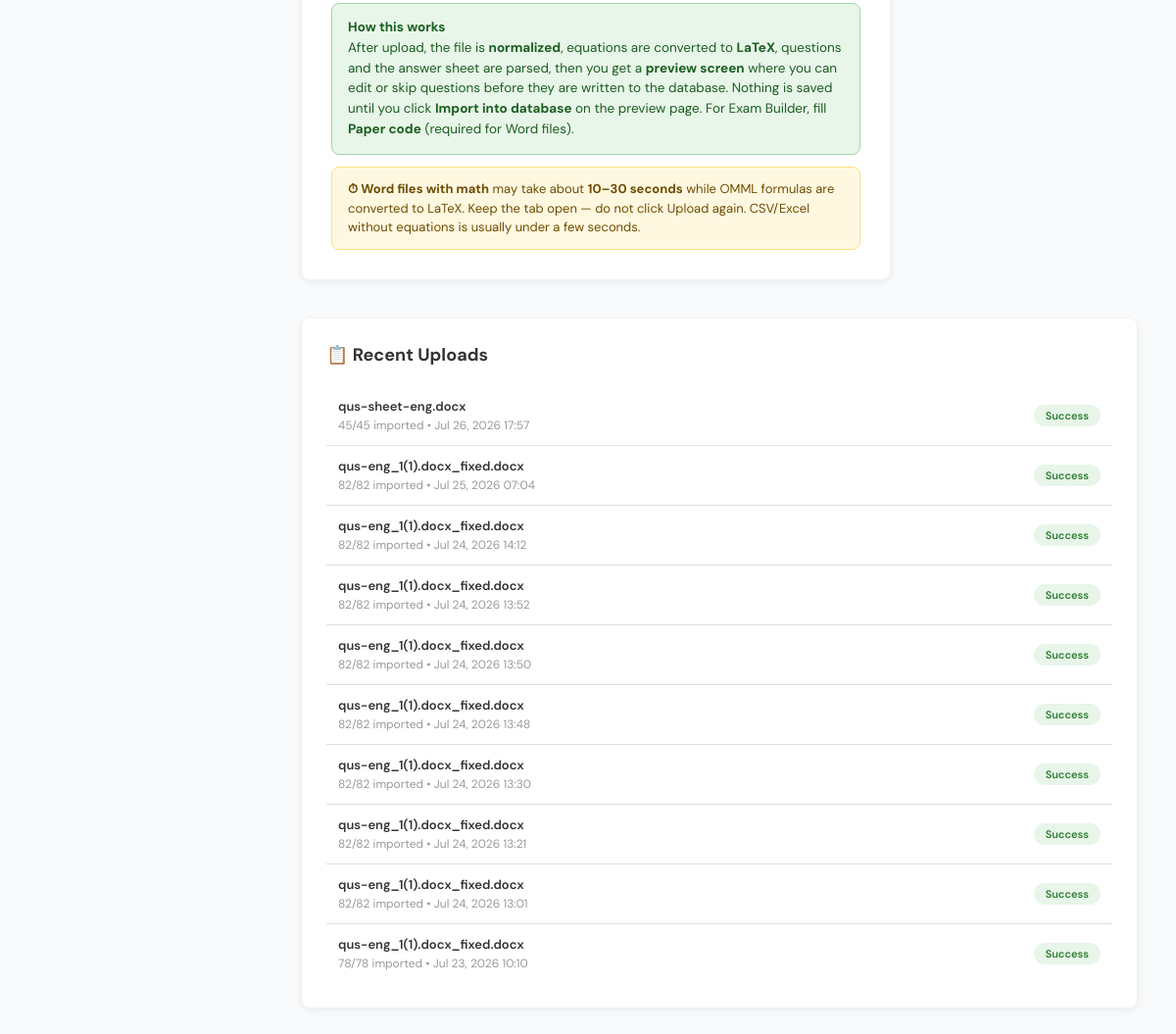
Page /admin-panel/csv-upload/ (signed in, lower part) on the earlier database version.
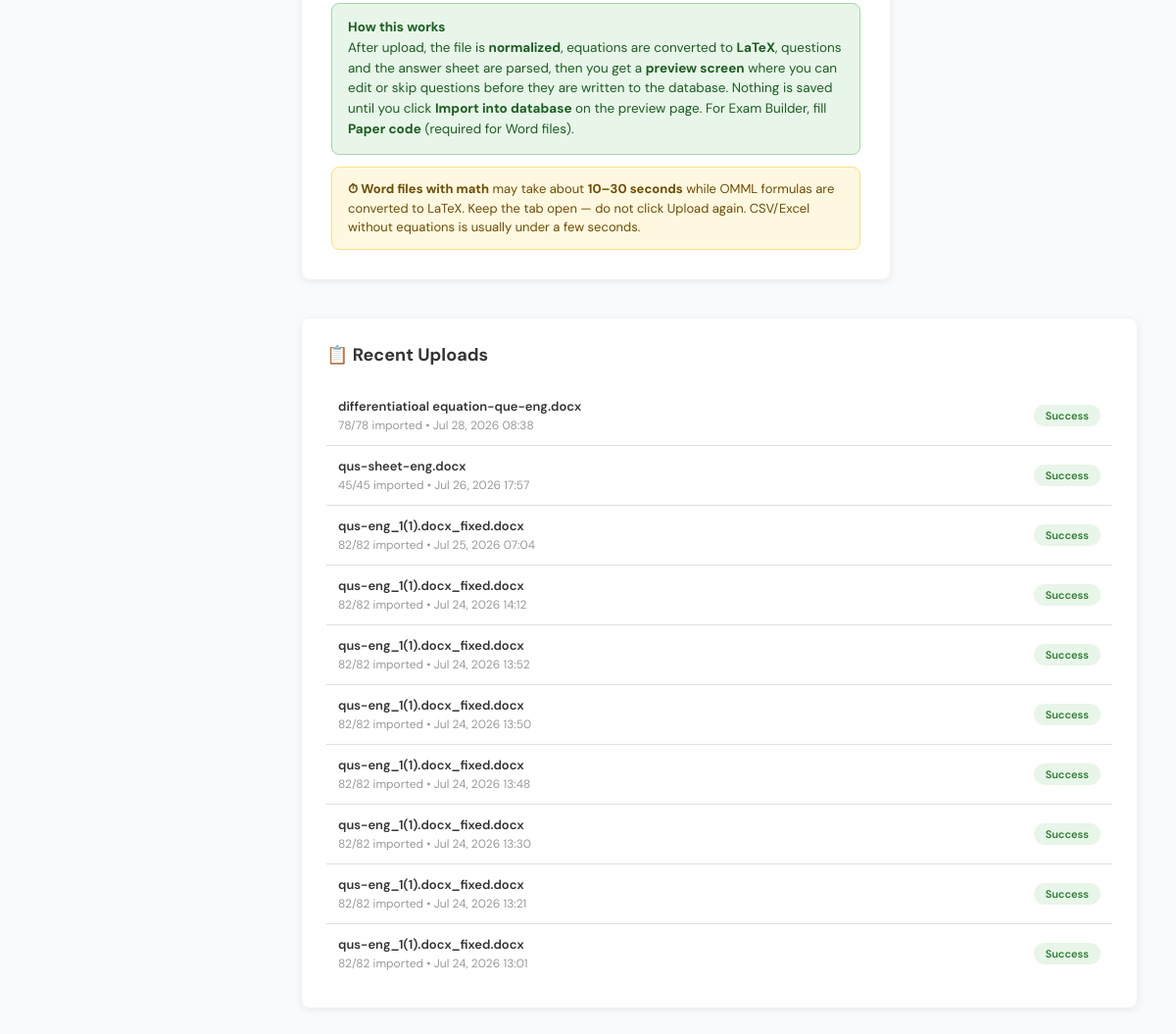
Same page on the later database version.
### admin_panel/models.py (models this page shows, shortened)
class CSVUpload(models.Model):
    admin_user = models.ForeignKey(AdminUser, on_delete=models.CASCADE, related_name='uploads')
    file_name = models.CharField(max_length=255)
    file = models.FileField(upload_to="csv_uploads/", blank=True, null=True)
    total_questions = models.IntegerField(default=0)
    successful_imports = models.IntegerField(default=0)
    failed_imports = models.IntegerField(default=0)
    error_details = models.TextField(blank=True)
    uploaded_at = models.DateTimeField(auto_now_add=True)
    status = models.CharField(
        max_length=20,
        choices=[
            ('pending', 'Pending'),
            ('processing', 'Processing'),
            ('success', 'Success'),
            ('failed', 'Failed'),
            ('partial', 'Partial Success')
        ],
        default='pending'
    )
    class Meta:
        ordering = ['-uploaded_at']

### admin_panel/views.py (the view, shortened to what this page needs)
# urls.py: path("csv-upload/", views.csv_upload, name="csv_upload"),
@admin_required
def csv_upload(request):
    admin_user = request.user.admin_profile
    pending_preview = request.session.get(SESSION_IMPORT_PREVIEW)
    if request.method == "POST":
        form = CSVUploadForm(request.POST, request.FILES)
        if form.is_valid():
            csv_file = request.FILES["csv_file"]
            course = form.cleaned_data["course"]
            question_bank = form.cleaned_data["question_bank"]
            name_lower = csv_file.name.lower()
            try:
                questions = form.parse_csv()
                if not questions:
                    messages.error(request, "No questions were found in this file.")
                    return redirect("admin_panel:csv_upload")
                if name_lower.endswith((".docx", ".doc")):
                    source_type = "word"
                elif name_lower.endswith((".xlsx", ".xls")):
                    source_type = "excel"
                else:
                    source_type = "csv"
                serialized = [_serialize_import_question(q) for q in questions]
                pipeline = _pipeline_stats_from_questions(
                    serialized, source_type=source_type, file_name=csv_file.name
                )
                pending_upload = CSVUpload.objects.create(
                    admin_user=admin_user,
                    file_name=csv_file.name,
                    file=csv_file,
                    total_questions=len(serialized),
                    status="processing",
                )
                request.session[SESSION_IMPORT_PREVIEW] = {
                    "upload_id": pending_upload.id,
                    "file_name": csv_file.name,
                    "course_id": course.id,
                    "question_bank_id": question_bank.id,
                    "source_type": source_type,
                    "pipeline": pipeline,
                    "questions": serialized,
                }
                request.session.modified = True
                messages.success(
                    request,
                    f"Parsed {len(serialized)} question(s) from “{csv_file.name}”. "
                    f"Review and edit below, then import into the database.",
                )
                return redirect("admin_panel:csv_upload_preview")
            except (ValidationError, django_forms.ValidationError) as e:
                if hasattr(e, "messages"):
                    msg = "; ".join(str(m) for m in e.messages)
                else:
                    msg = str(e)
                messages.error(request, msg)
            except (OSError, ValueError, TypeError, UnicodeDecodeError) as e:
                messages.error(request, f"Error processing file: {e}")
            except Exception as e:
                messages.error(
                    request,
                    f"Unexpected error processing file ({type(e).__name__}): {e}",
                )
    else:
        form = CSVUploadForm()
    context = {
        "form": form,
        "uploads": CSVUpload.objects.filter(admin_user=admin_user)[:10],
        "pipeline_steps": UPLOAD_PIPELINE_STEPS,
        "pending_preview": pending_preview,
    }
    return render(request, "admin_panel/csv_upload.html", context)

### admin_panel/views.py (called while the page is built)
def admin_required(view_func):
    @login_required(login_url="courses:student_login")
    @wraps(view_func)
    def wrapped_view(request, *args, **kwargs):
        if not hasattr(request.user, "admin_profile"):
            if request.user.is_superuser:
                AdminUser.objects.get_or_create(user=request.user)
            else:
                messages.error(request, "You do not have admin access")
                return redirect("courses:student_login")
        return view_func(request, *args, **kwargs)
    return wrapped_view

### courses/models.py (called while the page is built)
    def __str__(self):
        return self.title

    def __str__(self):
        if self.subject_title:
            return f"{self.course.title} - {self.subject_title} - {self.title}"
        return f"{self.course.title} - {self.title}"

### admin_panel/templates/admin_panel/csv_upload.html (shortened to what this page needs)
<!DOCTYPE html>
<html lang="en">
  <head>
    {% include 'partials/mathjax.html' %}
  </head>
  <body>
    <div class="dashboard-wrapper">
      <main class="main-content">
        <div class="form-container">
          <div style="margin-top: 18px; padding: 14px 16px; background: #e8f5e9; border: 1px solid #a5d6a7; border-radius: 8px; font-size: 13.5px; color: #1b5e20; line-height: 1.55;">
            <strong>How this works</strong><br>
            After upload, the file is <strong>normalized</strong>, equations are converted to
            <strong>LaTeX</strong>, questions and the answer sheet are parsed, then you get a
            <strong>preview screen</strong> where you can edit or skip questions before they are
            written to the database. Nothing is saved until you click
            <strong>Import into database</strong> on the preview page.
            For Exam Builder, fill <strong>Paper code</strong> (required for Word files).
          </div>
          <div style="margin-top: 12px; padding: 12px 16px; background: #fff8e1; border: 1px solid #ffe082; border-radius: 8px; font-size: 13px; color: #6d4c00; line-height: 1.5;">
            <strong>⏱ Word files with math</strong> may take about <strong>10–30 seconds</strong>
            while OMML formulas are converted to LaTeX. Keep the tab open — do not click Upload again.
            CSV/Excel without equations is usually under a few seconds.
          </div>
        </div>
        {% if uploads %}
          <div class="recent-uploads">
            <h2>📋 Recent Uploads</h2>
            {% for upload in uploads %}
              <div class="upload-item">
                <div class="upload-info">
                  <div class="upload-filename">{{ upload.file_name }}</div>
                  <div class="upload-stats">{{ upload.successful_imports }}/{{ upload.total_questions }}
                    imported • {{ upload.uploaded_at|date:'M d, Y H:i' }}</div>
                </div>
                <span class="status-badge">{{ upload.get_status_display }}</span>
              </div>
            {% endfor %}
          </div>
        {% endif %}
      </main>
    </div>
  </body>
</html>

Differences in the rows shown:
no longer on this page (row unchanged): CSVUpload: file_name "qus-eng_1(1).docx_fixed.docx", successful_imports "78", total_questions "78", uploaded_at "Jul 23, 2026 10:10", status "Success"
added CSVUpload: file_name "differentiatioal equation-que-eng.docx", successful_imports "78", total_questions "78", uploaded_at "Jul 28, 2026 08:38", status "Success"
